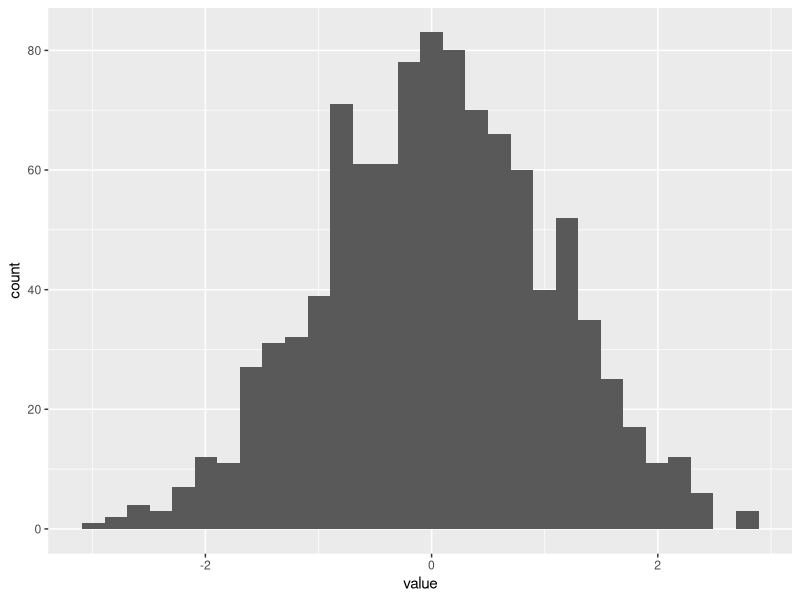
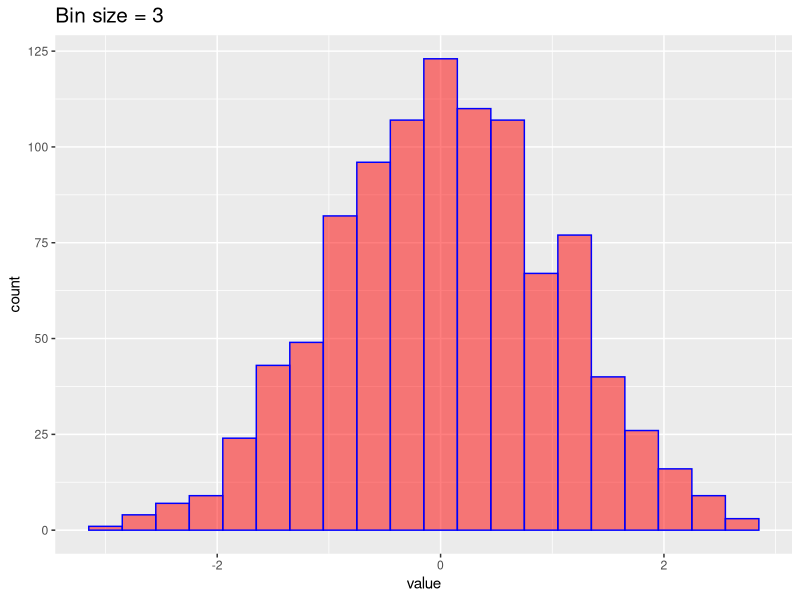

R code for these plots, in order:
#loading package
library(ggplot2)

#dataset
data = data.frame(value=rnorm(1000))

#basic histogram
p <- ggplot(data, aes(x=value))+
  geom_histogram()
p

#controlling bin size 
p <- ggplot(data, aes(x=value))+
  geom_histogram(binwidth = 0.3, fill="red", color="blue", alpha=0.5)+
  ggtitle("Bin size = 3")+
  theme(
    plot.title = element_text(size=15)
  )
p
